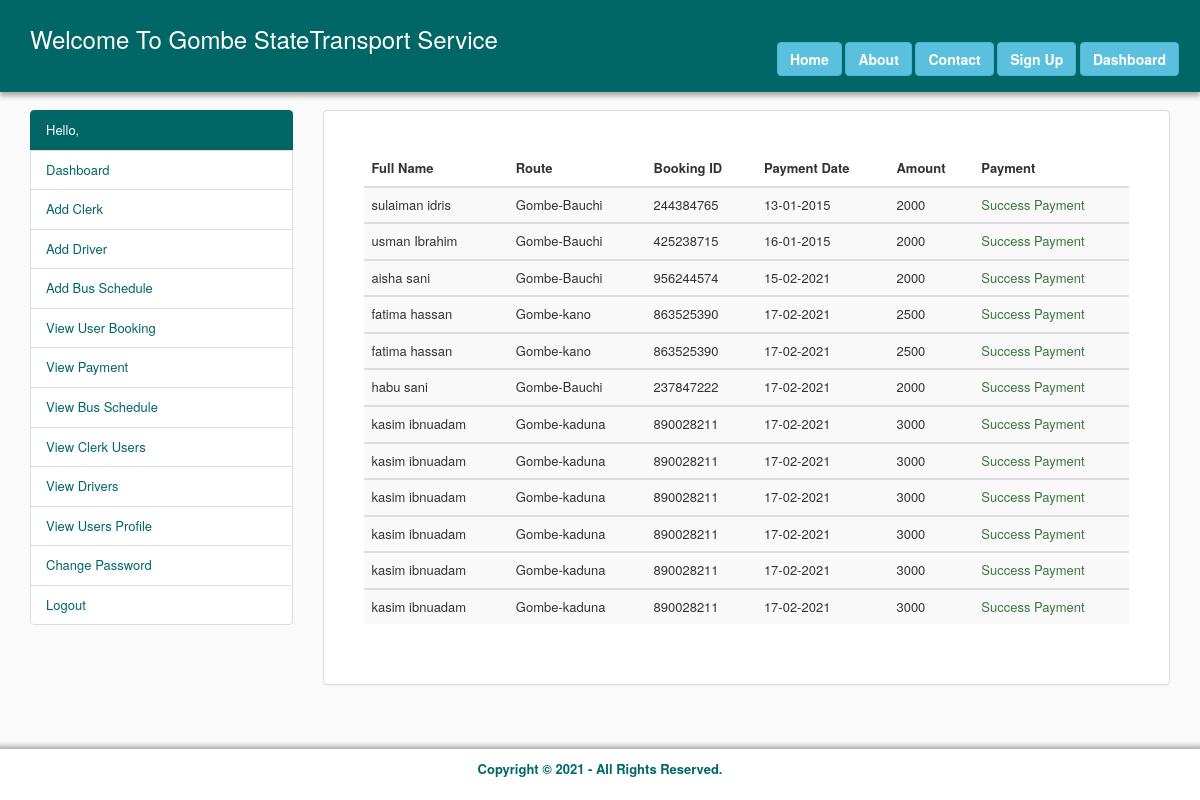
/admin/view_payment.php (signed in), run on the app's committed database.
### tables this page shows
CREATE TABLE `payment_booking` (
  `id` int(11) NOT NULL,
  `fname` varchar(200) NOT NULL,
  `lname` varchar(200) NOT NULL,
  `email` varchar(200) NOT NULL,
  `booking_id` varchar(200) NOT NULL,
  `bus_no` varchar(200) NOT NULL,
  `route` varchar(200) NOT NULL,
  `cname` varchar(200) NOT NULL,
  `cnumber` varchar(200) NOT NULL,
  `ccv` varchar(200) NOT NULL,
  `amount` varchar(200) NOT NULL,
  `ctype` varchar(191) NOT NULL,
  `bname` varchar(191) NOT NULL,
  `payment_date` varchar(200) NOT NULL,
  `payment_id` varchar(200) NOT NULL,
  `status` enum('0','1') NOT NULL
);

### admin/view_payment.php (the view, shortened to what this page needs)
<?php
	require '../config/conn.php';
?>
<!DOCTYPE html>
<html>
<head>
	<link rel="stylesheet" type="text/css" href="../css/bootstrap.min.css">
	<link rel="stylesheet" type="text/css" href="../css/style.css">
</head>
<body>
	<?php require '../config/header.php'; ?>
	<div class="container" style="margin-top: 110px">
		<div class="row">
			<?php require '../config/admin_sidebar.php'; ?>
			<div class="col-md-9">
				<div class="panel panel-default">
				  <div class="panel-body" style="padding: 40px">
				  	<form method="POST" action="">
				  		<table class="table table-striped">
						    <thead>
						      <tr>
						        <th>Full Name</th>
						        <th>Route</th>
						        <th>Booking ID</th>
						        <th>Payment Date</th>
						        <th>Amount</th>
						        <th>Payment</th>
						      </tr>
						    </thead>
						    <?php
						    	$schedule = mysqli_query($isah, "SELECT * FROM `payment_booking` WHERE status='1'");
						    	while($viewRows = mysqli_fetch_array($schedule)){
						    ?>
						    <tbody>
						      <tr>
						        <td><?php echo $viewRows['fname']." ".$viewRows['lname']; ?></td>
						        <td><?php echo $viewRows['route']; ?></td>
						        <td><?php echo $viewRows['booking_id']; ?></td>
						        <td><?php echo $viewRows['payment_date']; ?></td>
						        <td><?php echo $viewRows['amount']; ?></td>
						        <td><span class="text-success">Success Payment</span></td>
						      </tr>
						    </tbody>
						    <?php } ?>
						  </table>
				  	</form>
				  </div>
				</div>
			</div>
		</div>
	</div>
	<?php require '../config/footer.php'; ?>
</body>
</html>

### css/style.css (style rules this page uses)
body { font-size: 13px; background-color: #fafafa; }

### data on the page
payment_booking: fname "sulaiman", lname "idris", route "Gombe-Bauchi", booking "244384765", payment_date "13-01-2015", amount "2000"
payment_booking: fname "usman", lname "Ibrahim", route "Gombe-Bauchi", booking "425238715", payment_date "16-01-2015", amount "2000"
payment_booking: fname "aisha", lname "sani", route "Gombe-Bauchi", booking "956244574", payment_date "15-02-2021", amount "2000"
payment_booking: fname "fatima", lname "hassan", route "Gombe-kano", booking "863525390", payment_date "17-02-2021", amount "2500"
payment_booking: fname "fatima", lname "hassan", route "Gombe-kano", booking "863525390", payment_date "17-02-2021", amount "2500"
payment_booking: fname "habu", lname "sani", route "Gombe-Bauchi", booking "237847222", payment_date "17-02-2021", amount "2000"
payment_booking: fname "kasim", lname "ibnuadam", route "Gombe-kaduna", booking "890028211", payment_date "17-02-2021", amount "3000"
payment_booking: fname "kasim", lname "ibnuadam", route "Gombe-kaduna", booking "890028211", payment_date "17-02-2021", amount "3000"
payment_booking: fname "kasim", lname "ibnuadam", route "Gombe-kaduna", booking "890028211", payment_date "17-02-2021", amount "3000"
payment_booking: fname "kasim", lname "ibnuadam", route "Gombe-kaduna", booking "890028211", payment_date "17-02-2021", amount "3000"
payment_booking: fname "kasim", lname "ibnuadam", route "Gombe-kaduna", booking "890028211", payment_date "17-02-2021", amount "3000"
payment_booking: fname "kasim", lname "ibnuadam", route "Gombe-kaduna", booking "890028211", payment_date "17-02-2021", amount "3000"
